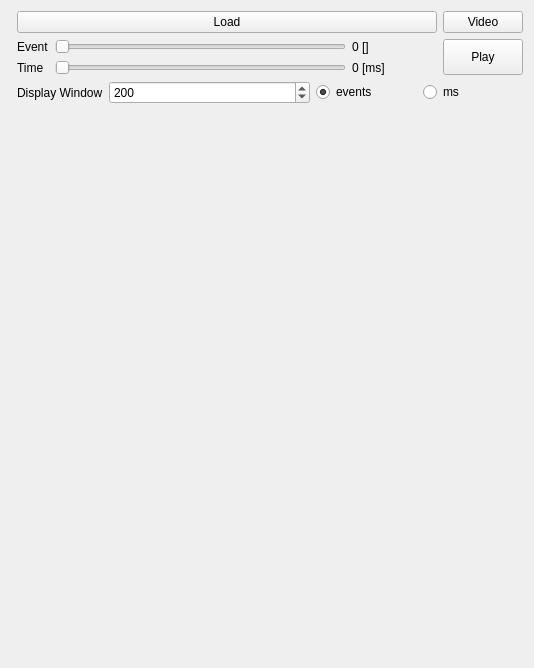
<?xml version="1.0" encoding="UTF-8"?>
<ui version="4.0">
 <class>WdgtEventViewerClass</class>
 <widget class="QWidget" name="WdgtEventViewerClass">
  <property name="geometry">
   <rect>
    <x>0</x>
    <y>0</y>
    <width>530</width>
    <height>668</height>
   </rect>
  </property>
  <property name="windowTitle">
   <string>Edvs Event Viewer</string>
  </property>
  <layout class="QGridLayout" name="gridLayout">
   <item row="3" column="4" rowspan="2">
    <widget class="QPushButton" name="pushButtonPlay">
     <property name="sizePolicy">
      <sizepolicy hsizetype="Minimum" vsizetype="Minimum">
       <horstretch>0</horstretch>
       <verstretch>0</verstretch>
      </sizepolicy>
     </property>
     <property name="text">
      <string>Play</string>
     </property>
     <property name="checkable">
      <bool>true</bool>
     </property>
     <property name="checked">
      <bool>false</bool>
     </property>
     <property name="flat">
      <bool>false</bool>
     </property>
    </widget>
   </item>
   <item row="7" column="0" colspan="5">
    <widget class="QLabel" name="labelEvents">
     <property name="sizePolicy">
      <sizepolicy hsizetype="Preferred" vsizetype="Preferred">
       <horstretch>0</horstretch>
       <verstretch>0</verstretch>
      </sizepolicy>
     </property>
     <property name="minimumSize">
      <size>
       <width>512</width>
       <height>512</height>
      </size>
     </property>
     <property name="text">
      <string/>
     </property>
    </widget>
   </item>
   <item row="4" column="3">
    <widget class="QLabel" name="labelTime">
     <property name="minimumSize">
      <size>
       <width>85</width>
       <height>0</height>
      </size>
     </property>
     <property name="text">
      <string>0 [ms]</string>
     </property>
    </widget>
   </item>
   <item row="3" column="3">
    <widget class="QLabel" name="labelEvent">
     <property name="minimumSize">
      <size>
       <width>85</width>
       <height>0</height>
      </size>
     </property>
     <property name="text">
      <string>0 []</string>
     </property>
    </widget>
   </item>
   <item row="3" column="2">
    <widget class="QSlider" name="horizontalSliderEvent">
     <property name="maximum">
      <number>10000</number>
     </property>
     <property name="singleStep">
      <number>1000</number>
     </property>
     <property name="pageStep">
      <number>10000</number>
     </property>
     <property name="orientation">
      <enum>Qt::Horizontal</enum>
     </property>
     <property name="tickPosition">
      <enum>QSlider::NoTicks</enum>
     </property>
     <property name="tickInterval">
      <number>1000</number>
     </property>
    </widget>
   </item>
   <item row="4" column="2">
    <widget class="QSlider" name="horizontalSliderTime">
     <property name="maximum">
      <number>10000</number>
     </property>
     <property name="singleStep">
      <number>10</number>
     </property>
     <property name="pageStep">
      <number>100</number>
     </property>
     <property name="orientation">
      <enum>Qt::Horizontal</enum>
     </property>
     <property name="tickPosition">
      <enum>QSlider::NoTicks</enum>
     </property>
     <property name="tickInterval">
      <number>1000</number>
     </property>
    </widget>
   </item>
   <item row="3" column="1">
    <widget class="QLabel" name="label_2">
     <property name="text">
      <string>Event</string>
     </property>
    </widget>
   </item>
   <item row="4" column="1">
    <widget class="QLabel" name="label_3">
     <property name="text">
      <string>Time</string>
     </property>
    </widget>
   </item>
   <item row="6" column="1" colspan="4">
    <layout class="QHBoxLayout" name="horizontalLayout">
     <item>
      <widget class="QLabel" name="label">
       <property name="text">
        <string>Display Window</string>
       </property>
      </widget>
     </item>
     <item>
      <widget class="QSpinBox" name="spinBoxFalloff">
       <property name="sizePolicy">
        <sizepolicy hsizetype="Minimum" vsizetype="Fixed">
         <horstretch>2</horstretch>
         <verstretch>0</verstretch>
        </sizepolicy>
       </property>
       <property name="baseSize">
        <size>
         <width>0</width>
         <height>0</height>
        </size>
       </property>
       <property name="minimum">
        <number>0</number>
       </property>
       <property name="maximum">
        <number>10000</number>
       </property>
       <property name="singleStep">
        <number>10</number>
       </property>
       <property name="value">
        <number>200</number>
       </property>
      </widget>
     </item>
     <item>
      <widget class="QRadioButton" name="radioButtonWindowsEvent">
       <property name="sizePolicy">
        <sizepolicy hsizetype="Minimum" vsizetype="Fixed">
         <horstretch>1</horstretch>
         <verstretch>0</verstretch>
        </sizepolicy>
       </property>
       <property name="text">
        <string>events</string>
       </property>
       <property name="checked">
        <bool>true</bool>
       </property>
      </widget>
     </item>
     <item>
      <widget class="QRadioButton" name="radioButtonWindowsTime">
       <property name="sizePolicy">
        <sizepolicy hsizetype="Minimum" vsizetype="Fixed">
         <horstretch>1</horstretch>
         <verstretch>0</verstretch>
        </sizepolicy>
       </property>
       <property name="text">
        <string>ms</string>
       </property>
      </widget>
     </item>
    </layout>
   </item>
   <item row="1" column="1" colspan="3">
    <widget class="QPushButton" name="pushButtonLoad">
     <property name="text">
      <string>Load</string>
     </property>
    </widget>
   </item>
   <item row="1" column="4">
    <widget class="QPushButton" name="pushButtonVideo">
     <property name="text">
      <string>Video</string>
     </property>
    </widget>
   </item>
  </layout>
 </widget>
 <layoutdefault spacing="6" margin="11"/>
 <resources/>
 <connections/>
</ui>
